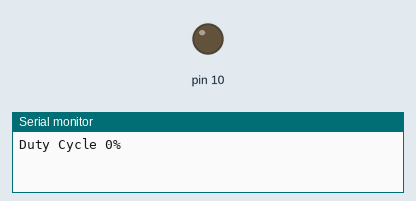
This sketch was run on a simulated Arduino Uno, built with avr-gcc and run on an emulated ATmega328P. Parts: output pins drawn as LEDs (lit = HIGH), the last lines printed to the serial monitor.

Above: at 0.05 s.
At 4.05 s:
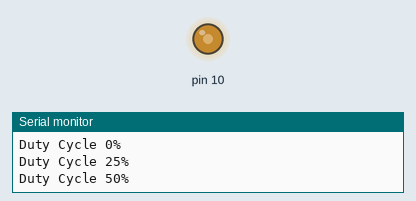
At 7.95 s:
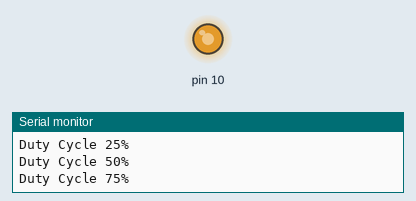
At 15.95 s:
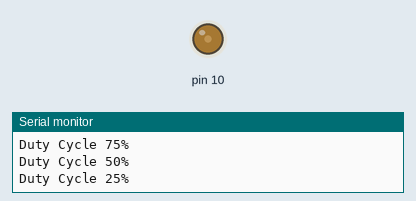
Timing chart, 0 to 20.8 s (numbered marks = the images above):
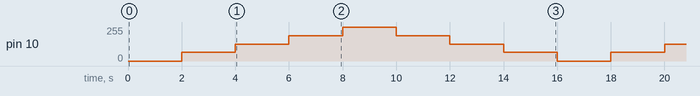

Measured:
- by itself, pin 10: repeats every 16.0 s: 127/255 2.0 s, 191/255 2.0 s, 255/255 2.0 s, 191/255 2.0 s, 127/255 2.0 s, 64/255 2.0 s, 0/255 2.0 s, 64/255 2.0 s

The sketch:

analogWrite_pin.ino
```cpp
void setup() {
  // put your setup code here, to run once:
Serial.begin(9600);
}

void loop() {
  // put your main code here, to run repeatedly:
analogWrite(10,0);
Serial.println("Duty Cycle 0%");
delay(2000);
analogWrite(10,64);
Serial.println("Duty Cycle 25%");
delay(2000);
analogWrite(10,127);
Serial.println("Duty Cycle 50%");
delay(2000);
analogWrite(10,191);
Serial.println("Duty Cycle 75%");
delay(2000);
analogWrite(10,255);
Serial.println("Duty Cycle 100%");
delay(2000);
analogWrite(10,191);
Serial.println("Duty Cycle 75%");
delay(2000);
analogWrite(10,127);
Serial.println("Duty Cycle 50%");
delay(2000);
analogWrite(10,64);
Serial.println("Duty Cycle 25%");
delay(2000);
}
```
